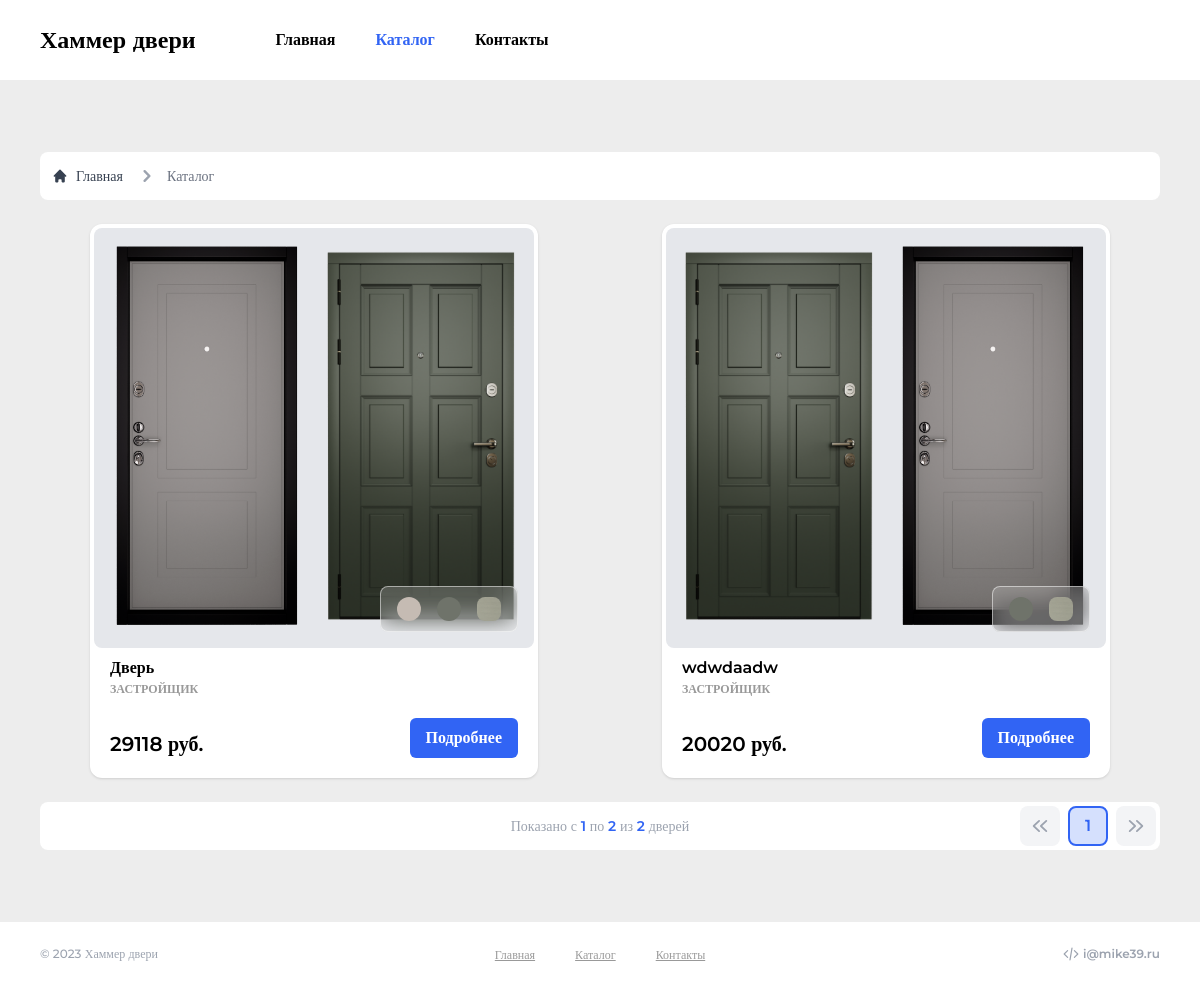
/catalog, run on the app's committed database.
### doors/models.py (models this page shows, shortened)
class Door(models.Model):
    title = models.CharField(max_length=30, verbose_name="Название")
    branch = models.ForeignKey(Branch, on_delete=models.CASCADE, verbose_name="Назначение")
    description = models.CharField(max_length=255, verbose_name="Описание")
    inside_img = models.ForeignKey(Panel, on_delete=models.CASCADE, verbose_name="Внутреняя панель",
                                      related_name="inside_panel")
    outside_img = models.ForeignKey(Panel, on_delete=models.CASCADE, verbose_name="Внешняя панель",
                                       related_name="outside_panel")
    colors = models.ManyToManyField(Color, verbose_name="Цвета")
    films = models.ManyToManyField(Film, verbose_name="Пленки")
    tech_info = models.CharField(max_length=5000, verbose_name="Техническое описание")
    price = models.IntegerField(verbose_name="Цена")
    popular = models.IntegerField(editable=False, default=0)
    history = HistoricalRecords()

class Panel(models.Model):
    name = models.CharField(max_length=50, verbose_name="Название")
    image = models.ImageField(verbose_name="Фото панели", upload_to="panels")

class Color(models.Model):
    name = models.CharField(max_length=30, verbose_name="Название")
    hex_value = models.CharField(max_length=7, verbose_name="Цвет")

class Film(models.Model):
    name = models.CharField(max_length=30, verbose_name="Название")
    image = models.ImageField(verbose_name="Пленка", upload_to="films")

class Branch(models.Model):
    name = models.CharField(max_length=30, verbose_name="Назначение")
    def __str__(self):
        return self.name

### doors/views.py (the view)
# urls.py: path('catalog', views.catalog, name='catalog'),
def catalog(request):
    page_number = request.GET.get('page')
    doors = Door.objects.all()
    p = Paginator(doors, 9)
    page = p.get_page(page_number)
    return render(request, 'pages/catalog.html', context={'page': page, 'door_count': len(doors), 'title': 'Каталог'})

### templates/pages/catalog.html (shortened to what this page needs)
{% extends '_base.html' %}
{% block content %}
    <section class="py-12 max-w-[1280px] mx-auto px-10">
        <div class="bg-white rounded-lg py-3 px-3 w-full my-6 flex gap-4">
            <nav class="flex" aria-label="Breadcrumb">
                <ol class="inline-flex items-center space-x-1 md:space-x-3">
                    <li class="inline-flex items-center">
                        <a href="/"
                           class="inline-flex items-center text-sm font-medium text-gray-700 hover:text-blue-600 dark:text-gray-400 dark:hover:text-white">
                            Главная
                        </a>
                    </li>
                    <li aria-current="page">
                        <div class="flex items-center">
                            <svg aria-hidden="true" class="w-6 h-6 text-gray-400" fill="currentColor"
                                 viewBox="0 0 20 20"
                                 xmlns="http://www.w3.org/2000/svg">
                                <path fill-rule="evenodd"
                                      d="M7.293 14.707a1 1 0 010-1.414L10.586 10 7.293 6.707a1 1 0 011.414-1.414l4 4a1 1 0 010 1.414l-4 4a1 1 0 01-1.414 0z"
                                      clip-rule="evenodd"></path>
                            </svg>
                            <span class="ml-1 text-sm font-medium text-gray-500 md:ml-2 dark:text-gray-400">Каталог</span>
                        </div>
                    </li>
                </ol>
            </nav>
        </div>
        <div class="grid lg:grid-cols-2 grid-cols-1  xl:grid-cols-3  place-items-center flex-1 gap-6">
            {% for door in page %}
                <div class=" shadow border-white border-4 bg-white rounded-xl max-w-md">
                    <div class="flex gap-5 p-4 bg-gray-200 rounded-lg relative">
                        <img src="{{ door.inside_img.image.url }}" alt=""
                             class="max-h-[400px] min-h-0 min-w-0 w-full h-full object-contain  rounded-[2px]"/>
                        <img src="{{ door.outside_img.image.url }}" alt=""
                             class="max-h-[400px] min-h-0 min-w-0 w-full h-full object-contain rounded-[2px]"/>
                        <div class="flex gap-4 absolute right-4 bottom-4 bg-white border-white border border-opacity-50 bg-opacity-20 backdrop-blur-md px-4 py-2.5 rounded-lg">
                            {% for color in door.colors.all %}
                                <div class="w-6 h-6 rounded-full"
                                     data-popover-offset="15"
                                     data-popover-target="door-{{ door.id }}-color-{{ color.id }}"
                                     style="background: {{ color.hex_value }}">
                                </div>
                            {% endfor %}
                            {% for film in door.films.all %}
                                <img class="w-6 h-6 rounded-lg block" src="{{ film.image.url }}" alt="Film"
                                     data-popover-trigger="hover"
                                     data-popover-offset="15"
                                     data-popover-target="door-{{ door.id }}-film-{{ film.id }}"
                                />
                            {% endfor %}
                        </div>
                    </div>
                    <div class="px-4 pt-2 pb-4">
                        <div class="flex justify-between">
                            <div>
                                <h4 class=" text-opacity-40">{{ door.title }}</h4>
                                <p class="uppercase text-[12px] font-bold text-black text-opacity-40">{{ door.branch }}</p>
                            </div>
                        </div>
                        <div class="flex justify-between items-end">
                            <p class=" text-xl ">{{ door.price }} руб.</p>
                            <a
                                    class="mt-5 bg-primary text-white px-4 py-2 rounded-[6px]"
                                    href="/catalog/{{ door.id }}"
                            >
                                Подробнее
                            </a>
                        </div>
                    </div>
                </div>
            {% endfor %}
        </div>
        <div class="flex bg-white rounded-lg gap-3 py-1 px-1 my-6 items-center">
            <p class="text-sm font-medium text-gray-400">
                Показано с
                <span class="text-primary font-semibold">{{ page.start_index }}</span>
                по
                <span class="text-primary font-semibold">{{ page.end_index }}</span>
                из
                <span class="text-primary font-semibold">{{ door_count }}</span>
                дверей
            </p>
            <nav aria-label="Door pagination" class="flex-1">
                <div class="flex justify-end gap-2 ">
                    {% if page.has_previous %}
                        <a href="?page={{ page.previous_page_number }}"
                           class="w-10 h-10 grid place-items-center rounded-lg bg-white hover:bg-primary/20 hover:text-primary"
                        >
                            <svg fill="currentColor" viewBox="0 0 20 20" class="w-6 h-6"
                                 xmlns="http://www.w3.org/2000/svg"
                                 aria-hidden="true">
                                <path clip-rule="evenodd" fill-rule="evenodd"
                                      d="M15.79 14.77a.75.75 0 01-1.06.02l-4.5-4.25a.75.75 0 010-1.08l4.5-4.25a.75.75 0 111.04 1.08L11.832 10l3.938 3.71a.75.75 0 01.02 1.06zm-6 0a.75.75 0 01-1.06.02l-4.5-4.25a.75.75 0 010-1.08l4.5-4.25a.75.75 0 111.04 1.08L5.832 10l3.938 3.71a.75.75 0 01.02 1.06z"></path>
                            </svg>
                        </a>
                    {% else %}
                        <div class="w-10 h-10 grid place-items-center bg-gray-100 rounded-lg text-gray-400">
                        </div>
                    {% endif %}
                    <div class="w-10 h-10 grid place-items-center bg-primary/20 border-primary text-primary border-2 rounded-lg">
                        {{ page.number }}
                    </div>
                    {% if page.has_next %}
                        <a href="?page={{ page.next_page_number }}"
                           class="w-10 h-10 grid place-items-center rounded-lg hover:bg-primary/20 hover:text-primary"
                        >
                            <svg fill="currentColor" class="w-6 h-6" viewBox="0 0 20 20"
                                 xmlns="http://www.w3.org/2000/svg"
                                 aria-hidden="true">
                                <path clip-rule="evenodd" fill-rule="evenodd"
                                      d="M10.21 14.77a.75.75 0 01.02-1.06L14.168 10 10.23 6.29a.75.75 0 111.04-1.08l4.5 4.25a.75.75 0 010 1.08l-4.5 4.25a.75.75 0 01-1.06-.02z"></path>
                                <path clip-rule="evenodd" fill-rule="evenodd"
                                      d="M4.21 14.77a.75.75 0 01.02-1.06L8.168 10 4.23 6.29a.75.75 0 111.04-1.08l4.5 4.25a.75.75 0 010 1.08l-4.5 4.25a.75.75 0 01-1.06-.02z"></path>
                            </svg>
                        </a>
                    {% else %}
                        <div class="w-10 h-10 grid place-items-center bg-gray-100 rounded-lg text-gray-400">
                        </div>
                    {% endif %}
                </div>
            </nav>
        </div>
    </section>
{% endblock content %}

### data on the page
Door: inside_img.image (picture), outside_img.image (picture), title "Дверь", branch "ЗАСТРОЙЩИК", price "29118"
Film: image (picture)
Door: inside_img.image (picture), outside_img.image (picture), title "wdwdaadw", branch "ЗАСТРОЙЩИК", price "20020"

### other printed values
{{ page.start_index }} "1"
{{ page.end_index }} "2"
{{ door_count }} "2"
{{ page.number }} "1"
